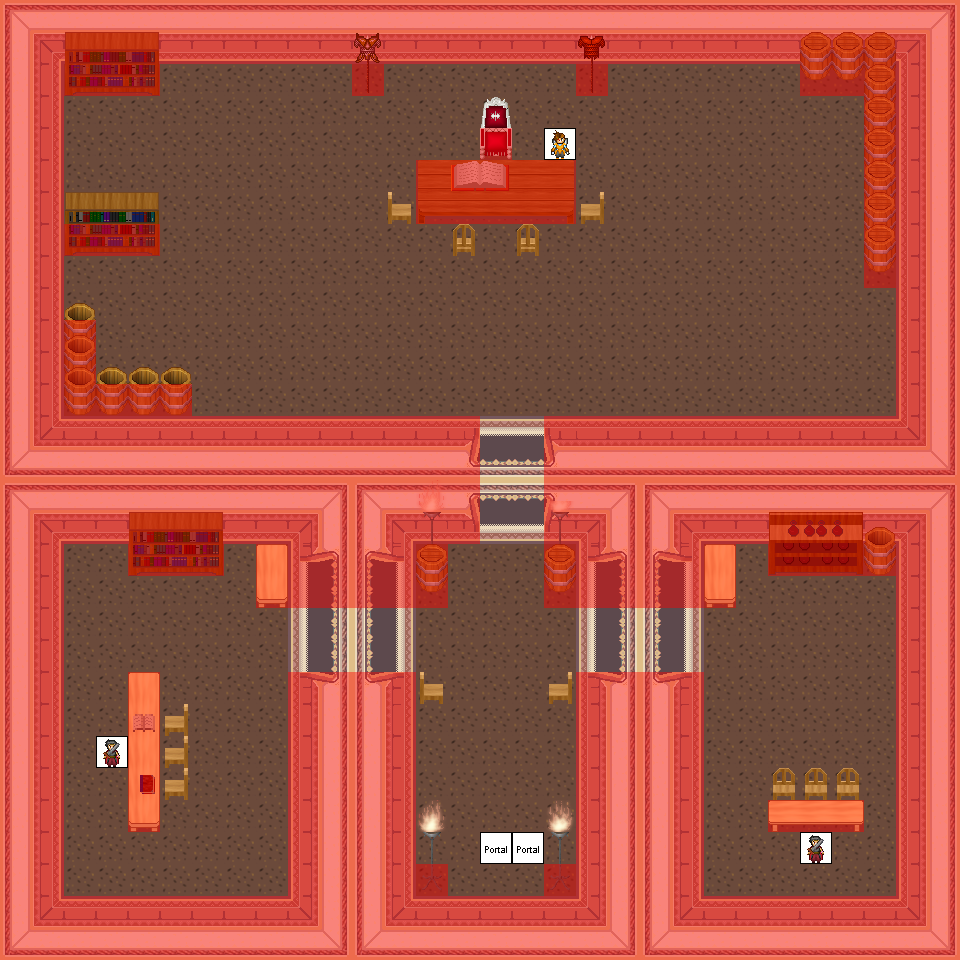

A level layout from a 2D game, rendered from its tile map. Below: a short description, then the map file with tile-grid data replaced by summaries:
An orthogonal 30x30 tile map with 32x32 px tiles, 7 tile layers (0_floor, 1_terrain, 2_object, 3_roof, ...), 26 tilesets.

<map version="1.8" tiledversion="1.8.4" orientation="orthogonal" renderorder="right-down" width="30" height="30" tilewidth="32" tileheight="32" infinite="0" nextlayerid="8" nextobjectid="1">
 <tileset firstgid="1" name="wall" tilewidth="32" tileheight="32" tilecount="16" columns="2">
  <image source="../../tileset/building/wall/int_wall_pale.png" width="64" height="256" />
 </tileset>
 <tileset firstgid="17" name="wall2" tilewidth="32" tileheight="32" tilecount="20" columns="2">
  <image source="../../tileset/building/wall/int_wall_purple.png" width="64" height="320" />
 </tileset>
 <tileset firstgid="37" name="entrance" tilewidth="32" tileheight="32" tilecount="36" columns="9">
  <image source="../../tileset/building/entrance/pale_red_ns.png" width="288" height="128" />
 </tileset>
 <tileset firstgid="73" name="entrance details" tilewidth="32" tileheight="32" tilecount="6" columns="3">
  <image source="../../tileset/building/entrance/detail_ns.png" width="96" height="64" />
 </tileset>
 <tileset firstgid="79" name="barrell" tilewidth="32" tileheight="32" tilecount="2" columns="1">
  <image source="../../tileset/item/pot/barrel_tall.png" width="32" height="64" />
 </tileset>
 <tileset firstgid="81" name="barel" tilewidth="32" tileheight="32" tilecount="2" columns="1">
  <image source="../../tileset/item/pot/small_barrel.png" width="32" height="64" />
 </tileset>
 <tileset firstgid="83" name="collision" tilewidth="32" tileheight="32" tilecount="1" columns="1">
  <image source="../../tileset/logic/collision.png" width="32" height="32" />
 </tileset>
 <tileset firstgid="84" name="portal" tilewidth="32" tileheight="32" tilecount="24" columns="8">
  <image source="../../tileset/logic/portal.png" width="256" height="96" />
 </tileset>
 <tileset firstgid="108" name="ground2" tilewidth="32" tileheight="32" tilecount="2" columns="1">
  <image source="../../tileset/ground/brown_2.png" width="32" height="64" />
 </tileset>
 <tileset firstgid="110" name="entrance2" tilewidth="32" tileheight="32" tilecount="48" columns="8">
  <image source="../../tileset/building/entrance/pale_red_ew.png" width="256" height="192" />
 </tileset>
 <tileset firstgid="158" name="entrance 2 details" tilewidth="32" tileheight="32" tilecount="6" columns="2">
  <image source="../../tileset/building/entrance/detail_ew.png" width="64" height="96" />
 </tileset>
 <tileset firstgid="164" name="table 2" tilewidth="32" tileheight="32" tilecount="3" columns="1">
  <image source="../../tileset/furniture/table/long_front_on_pale.png" width="32" height="96" />
 </tileset>
 <tileset firstgid="167" name="chair" tilewidth="32" tileheight="32" tilecount="4" columns="2">
  <image source="../../tileset/furniture/chair/wooden_pale.png" width="64" height="64" />
 </tileset>
 <tileset firstgid="171" name="steel lamp" tilewidth="32" tileheight="32" tilecount="3" columns="1">
  <image source="../../tileset/furniture/light/iron_lamp.png" width="32" height="96" />
 </tileset>
 <tileset firstgid="174" name="flames" tilewidth="32" tileheight="32" tilecount="6" columns="6">
  <image source="../../tileset/furniture/light/flames.png" width="192" height="32" />
 </tileset>
 <tileset firstgid="180" name="stairs" tilewidth="32" tileheight="32" tilecount="12" columns="2">
  <image source="../../tileset/building/stairs/stairs.png" width="64" height="192" />
 </tileset>
 <tileset firstgid="192" name="table2" tilewidth="32" tileheight="32" tilecount="3" columns="3">
  <image source="../../tileset/furniture/table/long_side_on_pale.png" width="96" height="32" />
 </tileset>
 <tileset firstgid="195" name="books" tilewidth="32" tileheight="32" tilecount="4" columns="2">
  <image source="../../tileset/item/documents/book.png" width="64" height="64" />
 </tileset>
 <tileset firstgid="199" name="bookshelf" tilewidth="32" tileheight="32" tilecount="6" columns="3">
  <image source="../../tileset/furniture/shelve/dark_bookshelf_2.png" width="96" height="64" />
 </tileset>
 <tileset firstgid="205" name="bottle shelf" tilewidth="32" tileheight="32" tilecount="6" columns="3">
  <image source="../../tileset/furniture/shelve/dark_bottle_shelf.png" width="96" height="64" />
 </tileset>
 <tileset firstgid="211" name="throne" tilewidth="32" tileheight="32" tilecount="2" columns="1">
  <image source="../../tileset/furniture/chair/throne_small.png" width="32" height="64" />
 </tileset>
 <tileset firstgid="213" name="table 4" tilewidth="32" tileheight="32" tilecount="9" columns="3">
  <image source="../../tileset/furniture/table/wooden_rectangular.png" width="96" height="96" />
 </tileset>
 <tileset firstgid="222" name="armor" tilewidth="32" tileheight="32" tilecount="4" columns="4">
  <image source="../../tileset/item/armor/armor.png" width="128" height="32" />
 </tileset>
 <tileset firstgid="226" name="spear" tilewidth="32" tileheight="32" tilecount="2" columns="1">
  <image source="../../tileset/item/weapon/spear.png" width="32" height="64" />
 </tileset>
 <tileset firstgid="228" name="imperials" tilewidth="32" tileheight="32" tilecount="16" columns="8">
  <image source="../../tileset/logic/creature/human_imperial.png" width="256" height="64" />
 </tileset>
 <tileset firstgid="244" name="pale_red_ew_transparent_doors" tilewidth="32" tileheight="32" tilecount="24" columns="4">
  <image source="../../tileset/building/entrance/pale_red_ew_transparent_doors.png" width="128" height="192" />
 </tileset>
 <layer id="1" name="0_floor" width="30" height="30">
  <data>[900 cells, 900 non-empty, 1 distinct tile ids]</data>
 </layer>
 <layer id="2" name="1_terrain" width="30" height="30">
  <data>[900 cells, 489 non-empty, 74 distinct tile ids]</data>
 </layer>
 <layer id="3" name="2_object" width="30" height="30">
  <data>[900 cells, 34 non-empty, 18 distinct tile ids]</data>
 </layer>
 <layer id="4" name="3_roof" width="30" height="30">
  <data>[900 cells, 63 non-empty, 29 distinct tile ids]</data>
 </layer>
 <layer id="5" name="objects" width="30" height="30">
  <data>[900 cells, 5 non-empty, 3 distinct tile ids]</data>
 </layer>
 <layer id="6" name="collision" width="30" height="30" opacity="0.44">
  <data>[900 cells, 451 non-empty, 1 distinct tile ids]</data>
 </layer>
 <layer id="7" name="protection" width="30" height="30">
  <data>[900 cells, 0 non-empty, 0 distinct tile ids]</data>
 </layer>
</map>
